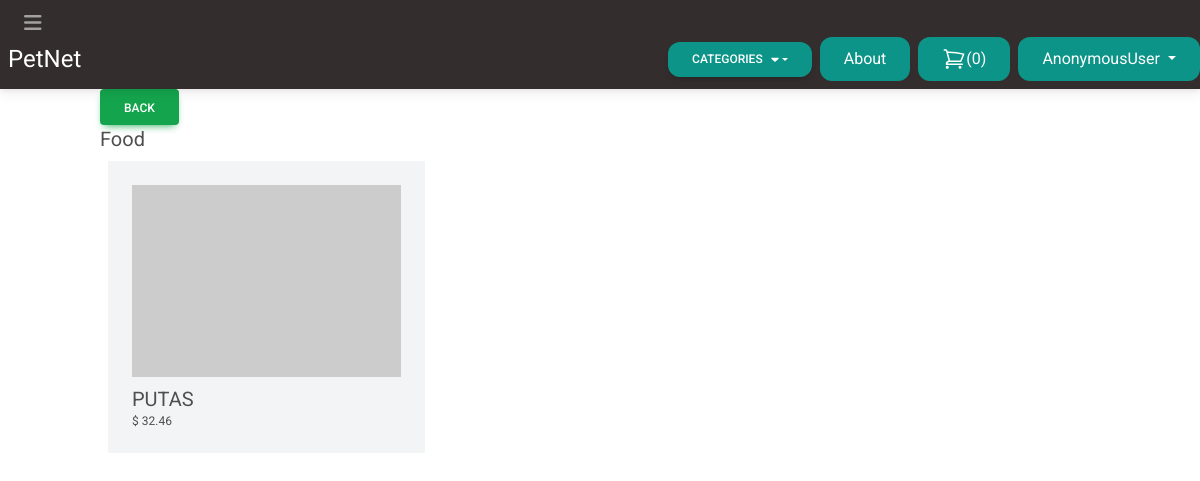
Screenshot of /food/ with the database file from the repository.
### store/models.py (models this page shows, shortened)
class Category(models.Model):
    title = models.CharField(max_length=50, unique=True)
    slug = models.SlugField(max_length=50)
    class Meta:
        verbose_name_plural = 'Categories'

class Product(models.Model):
    DRAFT = 'draft'
    WAITING_APPROVAL ='waitingaproval'
    ACTIVE='active'
    DELETED='deleted'
    STATUS_CHOICES =(
        (DRAFT, 'Draft'),
        (WAITING_APPROVAL, 'Waiting approval'),
        (ACTIVE, 'Active'),
        (DELETED, 'Deleted'),
    )
    user = models.ForeignKey(User, related_name='products', on_delete=models.CASCADE)
    category = models.ForeignKey(Category, related_name='products', on_delete=models.CASCADE)
    title = models.CharField(max_length=50)
    slug = models.SlugField(max_length=50, blank=True)
    description = models.TextField(blank=True)
    price = models.IntegerField()
    image = models.ImageField(upload_to='uploads/product_images/', blank=True, null=True, validators=[validate_file_extension])
    thumbnail = models.ImageField(upload_to='uploads/product_images/thumbnail/', blank=True, null=True)
    created_at = models.DateTimeField(auto_now_add=True)
    updated_at = models.DateTimeField(auto_now=True)
    status = models.CharField(max_length=50, choices=STATUS_CHOICES, default=ACTIVE)
    discount = models.ForeignKey(Discount, related_name='discount_id',on_delete=models.DO_NOTHING, null=True, blank=True)
    id_stripe = models.CharField(max_length=100,blank=True, null=True, unique=True)
    class Meta:
        ordering = ('-created_at', )
    def get_display_price(self):
        return self.price /100
    def get_thumbnail(self):
        if self.thumbnail:
            origin= self.thumbnail.field.upload_to
            return self.thumbnail.url
        else:
            if self.image:
                self.thumbnail = self.make_thumbnail(self.image)
                self.save()
                return self.thumbnail.url
            else:
                return 'https://placehold.co/300x300/jpg'

### store/views.py (the view)
# urls.py: path('<slug:slug>/', views.category_detail, name='category_detail'),
def category_detail(request, slug):
    category = get_object_or_404(Category, slug=slug)
    products = category.products.filter(status=Product.ACTIVE)
    return render(request, 'store/category_detail.html', {
        'category':category,
        'products':products
    })

### store/cart.py (called while the page is built)
    def __len__(self):
        return sum(item['quantity'] for item in self.cart.values())

### store/context_processors.py (called while the page is built)
def cart(request):
    return {'cart':Cart(request)}

### store/templatetags/menu.py (called while the page is built)
@register.inclusion_tag('core/menu.html')
def menu(*args, **kwargs):
    categories = Category.objects.annotate(product_count=Count('products')).filter(product_count__gt=0)
    return {'categories': categories}

@register.simple_tag
def back_button(request):
    print('REQUES',request.META.get('HTTP_REFERER', '/'))
    if request.method == 'GET':
        return True #request.META.get('HTTP_REFERER', '/')
    return False

### store/templates/store/category_detail.html (shortened to what this page needs)
{% extends 'core/base.html' %}
{% block content %}
    <h1 class="text-xl">{{category.title}}</h1>
    {% include 'store/partials/products.html' %}
{% endblock content %}

### store/templates/store/partials/products.html
<div class="flex flex-wrap ">
    {%for product in products %}
        <div class="product w-1/3 p-2 ">
            <div class=" p-4 bg-gray-100">
                <a href="{% url 'product_detail' product.category.slug product.slug %}">
                    <div class="image mb-2">
                        <img class="object-scale-down object-cover h-48 w-96" src="{{product.get_thumbnail }}" alt="Image of {{product.title}}">
                    </div>
                    <h2 class="text-xl">{{product.title}}</h2>
                    <p class="text-xs text-grey-600">$ {{product.get_display_price}}</p>
                </a>
            </div>
        </div>
    {% endfor %}
</div>

### rows the page displays
Category: title "Food"
Product: title "PUTAS", get_display_price "32.46"

### other values shown
{{ cart|length }} "0"
{{ request.user }} "AnonymousUser"
